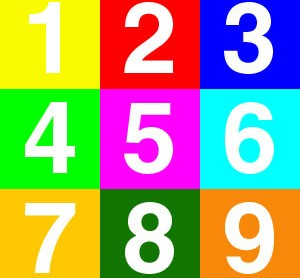
%> input picture Trabajo Final/prueba.jpg, 300 x 278 px
$ octave Entregable2.m   (GNU Octave 9; MATLAB toolbox functions it lacks are replaced by stand-ins)
%> lines starting %> are read from the running program, lines starting %| are printed output that depends on the picture; in (x1, y1, x2, y2) boxes, pixels count from 0 and x2, y2 are one past the last pixel; in counts of white or black regions, pixels touching at a corner belong together; the program's own positions count from 1
### Trabajo Final/centrar.m
%F=centrar(ima,op)
%Esta funcion devuelve una imagen binaria centrada.
%ima=Imagen a centrar.      op=Pixeles que centrar 1 blanco,0 negro
function F=centrar(ima,op)
[f,c]=size(ima);
der=c;	izq=1;	sup=f;	inf=1;
for i=1:f,
	for j=1:c,
		if ima(i,j)==op
			%Recorre la imagen bucando el pixel de mas arriba,abajo,
			%izquierda y derecha del objeto a centrar.
			if der>j
				der=j;
			end
			if izq<j
				izq=j;
			end
			if sup>i
				sup=i;
			end
			if inf<i
				inf=i;
			end
		end
	end
end
%Ahora creamos una imagen con las dimensiones calculadas.
xx=inf-sup;	yy=der-izq;	F=zeros(yy,xx);
x1=1;	y1=1;
for i=sup:inf
	for j=der:izq
		F(y1,x1)=ima(i,j);
		x1=x1+1;
	end
	x1=1;
	y1=y1+1;
end
figure,imshow(F);
end

### Trabajo Final/Entregable2.m
clear all, close all, clc
A=imread('prueba.jpg');     %Lectura de imagen.
%> A is the input picture: size 278x300x3 uint8; mean R, G, B 163, 161.1, 120.8
figure,imshow(A);
B=rgb2gray(A);              %Conversion de la imagen a escala de grises.
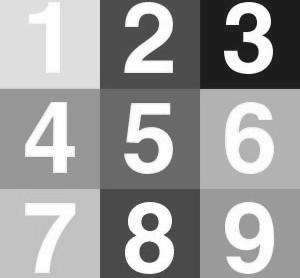
%> B: size 278x300 uint8; min 22, max 255, mean 157.1
figure,imshow(B);
%La funcion que emplearemos para subdividir nestra imagen para realizar un analisis separado sera imcrop,
%nuestro proposito siguiente es encontrar las dimensiones para dividir.
%A1=imcrop(A,[20,30,100,100]);

%Existen 3 tipos de segmentacion:
%-Segmentacion basada en pixeles:
%Este método tiene en cuenta el nivel de gris de un píxel para decidir si el mismo
%pertenece o no al objeto de interés, para ello debemos encontrar el rango de niveles de
%gris que caracterizan dicho objeto, teniendo en cuenta la propiedad de similitud. Para
%ello obtendremos previamente el histograma de la imagen.
%Esta técnica también se conoce como segmentación basada en umbralización, porque
%convertimos una imagen con varios niveles de gris en una nueva con sólo dos niveles,
%de manera que los objetos quedan separados del fondo, basándonos en que los píxeles
%de un determinado objeto tienen el mismo valor de gris.

%-Segmentacion basada en bordes:
%Esta técnica realiza la búsqueda del valor máximo del gradiente sobre cada línea que
%forma la imagen. Cuando se encuentra un máximo, usamos un algoritmo de trazado para
%seguir el máximo del gradiente alrededor del objeto hasta encontrar de nuevo el punto
%inicial. Y volvemos a buscar un nuevo máximo, etc.
%Se parte de los bordes encontrados en la imagen por los detectores, puesto que por sí
%mismos no pueden unir los bordes, debido a que están afectados por el ruido de la
%imagen y además hay partes que no son detectadas.

%-Segmentacion basada en texturas:
%Esta técnica se caracteriza por las propiedades explicadas en el apartado 3.2, para
%realizar la partición de las imágenes. Pudiendo optar por una aproximación estadística
%con sus correspondientes propiedades diferenciadoras entre unas partes y otras o por una
%aproximación por frecuencias, definiendo el contenido local en frecuencias de una
%determinada región.

%Para esta pagina usaremos segmentacion basada en pixeles:

%Mostramos la imagen leida:
A1=im2bw(B,0.9); %Pasamos la imagen a binario.
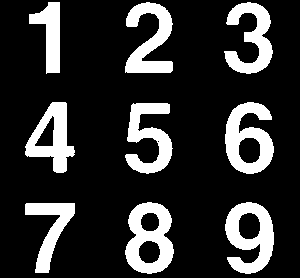
%> A1: size 278x300 logical; 18.9% white; 9 white regions, largest, box (x1, y1, x2, y2) and area: (125, 202, 174, 274) 2092, (225, 202, 274, 274) 2025, (225, 102, 274, 174) 2020
figure,imshow(A1);
A2=bwlabel(A1);   %Etiquetamos los numeros, del 1 al 9.
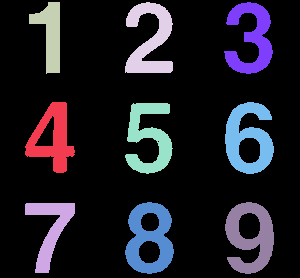
%> A2: size 278x300 double; 10 distinct labels, from 0 to 9; one colour per label, 0 black
%Mediante roicolor extraemos cada gama encontrada en bwlabel.
for i=1:9,
    n{i}=roicolor(A2,i,i);
end
%> after the loop, n = 9 items

for i=1:9,
    subplot(3,3,i);imshow(n{i});hold on;
end
%> this loop made 9 passes
%> pass 1, `imshow(n{i})`:
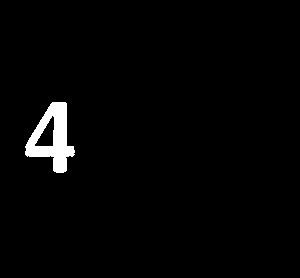
%> displayed picture: size 278x300 logical; 2% white; 1 white region, box (x1, y1, x2, y2) and area: (25, 102, 75, 173) 1707
%> after the loop:
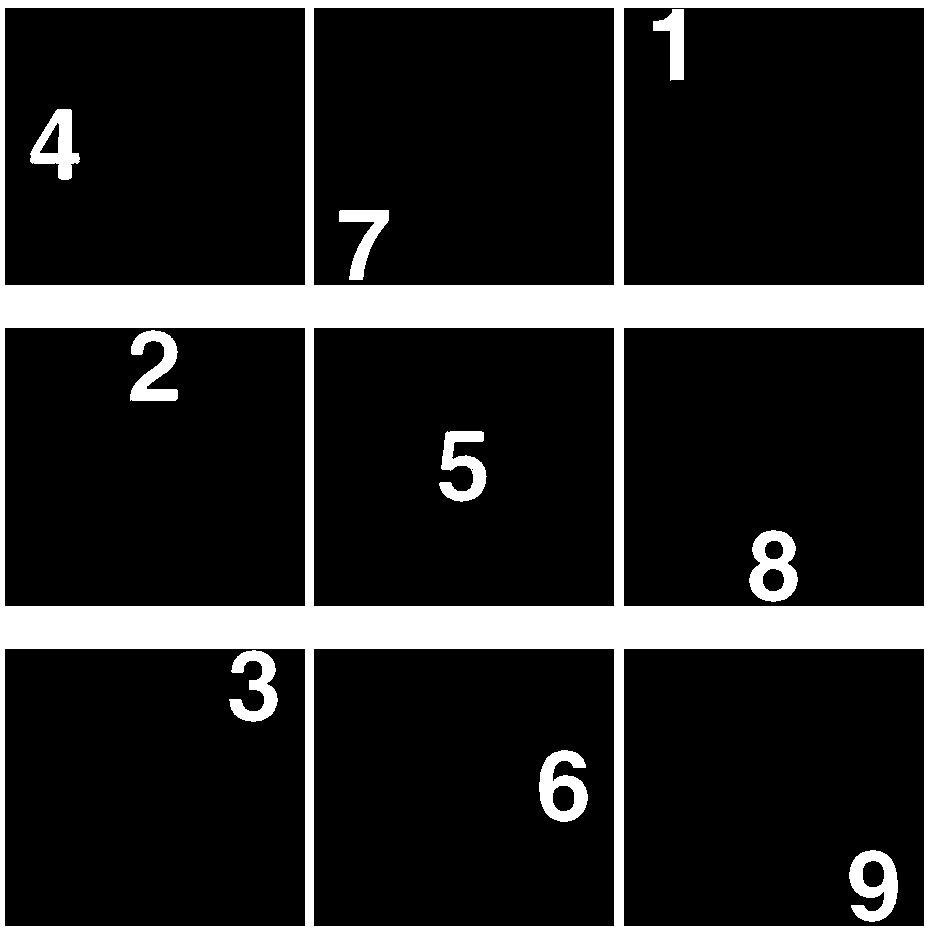
%> figure redrawn from the program's plot data, 9 panels

%Como podemos observar al ejecutar los plots, la imagen no esta ajustada,
%queda pendiente ajustar cada una de las imagenes objetidas y analizarlas
%cada una para ver que numero es.

for i=1:9,
    n{i}=centrar(n{i},1);
end
%> this loop made 9 passes
%> (xx in centrar, yy in centrar) on passes 1 to 9: (70, -49), (69, -49), (71, -30), (70, -47), (70, -47), (71, -48), (71, -48), (71, -48), (71, -48)
%> pass 1, in centrar, `imshow(F)`:
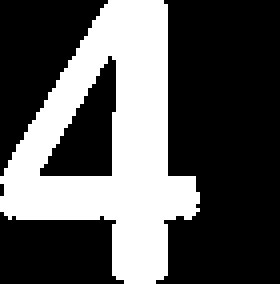
%> displayed picture: size 71x70, on the screen's scale of 0 to 255 (shown 4 times larger); 34.3% white; 1 white region, box (x1, y1, x2, y2) and area: (0, 0, 50, 71) 1707
%> pass 2, in centrar (call 2), `imshow(F)`:
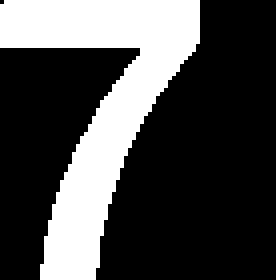
%> displayed picture: size 70x69, on the screen's scale of 0 to 255 (shown 4 times larger); 28.8% white; 1 white region, box (x1, y1, x2, y2) and area: (0, 0, 50, 70) 1389
